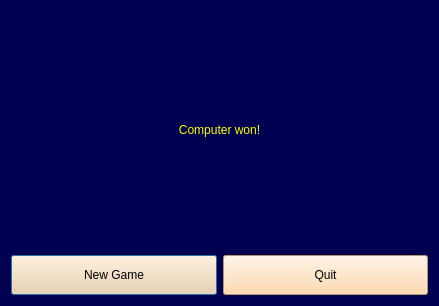
<?xml version="1.0" encoding="UTF-8"?>
<ui version="4.0">
 <class>Dialog</class>
 <widget class="QDialog" name="Dialog">
  <property name="windowModality">
   <enum>Qt::NonModal</enum>
  </property>
  <property name="geometry">
   <rect>
    <x>0</x>
    <y>0</y>
    <width>439</width>
    <height>306</height>
   </rect>
  </property>
  <property name="windowTitle">
   <string>Game Over</string>
  </property>
  <property name="styleSheet">
   <string notr="true">background-color: rgb(0, 0, 80);</string>
  </property>
  <property name="sizeGripEnabled">
   <bool>false</bool>
  </property>
  <layout class="QVBoxLayout" name="verticalLayout_2" stretch="6,1">
   <item>
    <layout class="QVBoxLayout" name="verticalLayout">
     <item>
      <widget class="QLabel" name="result_label">
       <property name="styleSheet">
        <string notr="true">color: rgb(255, 255, 0);
font: 22pt &quot;MS Shell Dlg 2&quot;;</string>
       </property>
       <property name="text">
        <string>Computer won!</string>
       </property>
       <property name="alignment">
        <set>Qt::AlignCenter</set>
       </property>
      </widget>
     </item>
    </layout>
   </item>
   <item>
    <layout class="QHBoxLayout" name="horizontalLayout_2">
     <item>
      <widget class="QPushButton" name="new_game_button">
       <property name="sizePolicy">
        <sizepolicy hsizetype="Minimum" vsizetype="Preferred">
         <horstretch>0</horstretch>
         <verstretch>0</verstretch>
        </sizepolicy>
       </property>
       <property name="styleSheet">
        <string notr="true">background-color: rgb(255, 210, 156);
font: 11pt &quot;MS Shell Dlg 2&quot;;
</string>
       </property>
       <property name="text">
        <string>New Game</string>
       </property>
      </widget>
     </item>
     <item>
      <widget class="QPushButton" name="exit_button">
       <property name="sizePolicy">
        <sizepolicy hsizetype="Minimum" vsizetype="Preferred">
         <horstretch>0</horstretch>
         <verstretch>0</verstretch>
        </sizepolicy>
       </property>
       <property name="styleSheet">
        <string notr="true">background-color: rgb(255, 210, 156);
font: 11pt &quot;MS Shell Dlg 2&quot;;</string>
       </property>
       <property name="text">
        <string>Quit</string>
       </property>
      </widget>
     </item>
    </layout>
   </item>
  </layout>
 </widget>
 <resources/>
 <connections/>
</ui>
